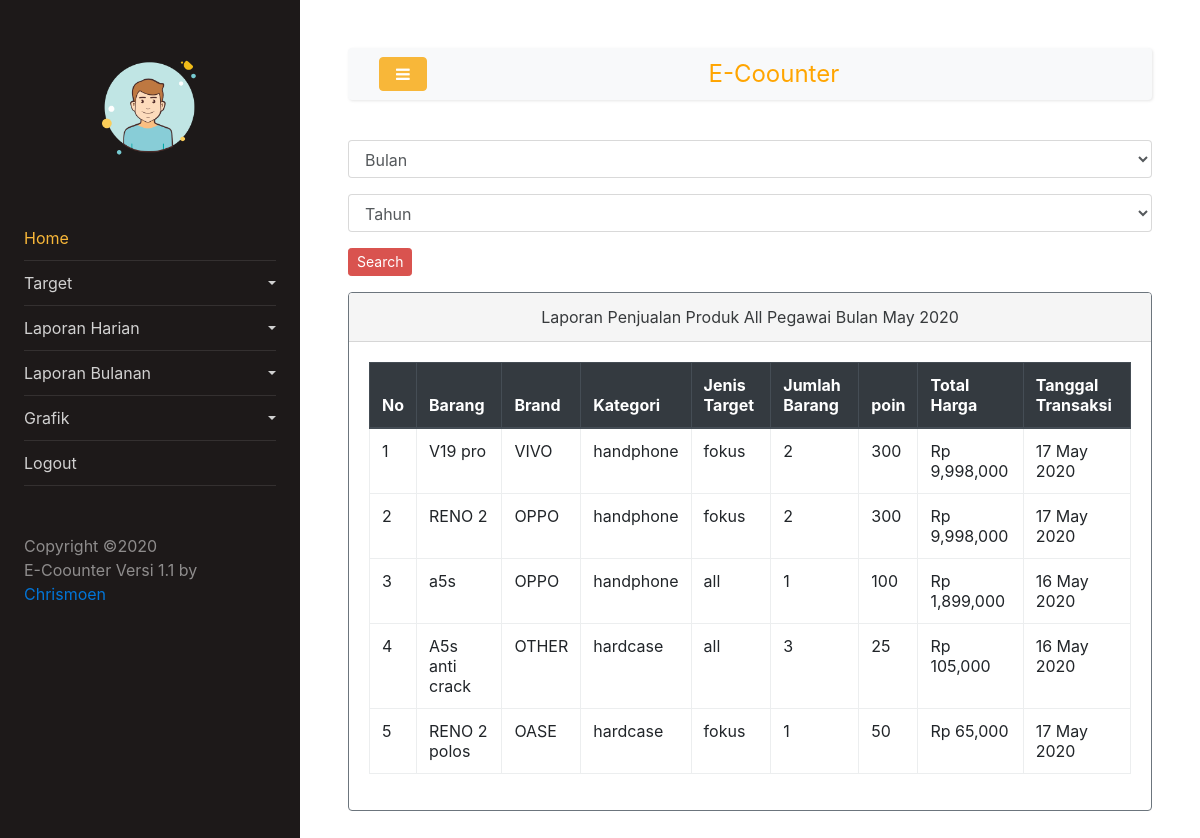
/coounter/pegawai/lap_produk_b, run on the app's committed database.
### tables this page shows
CREATE TABLE `transaksi` (
  `id_transaksi` int(11) NOT NULL,
  `no_transaksi` int(20) NOT NULL,
  `id_user` int(11) NOT NULL,
  `id_barang` int(11) NOT NULL,
  `keterangan` int(1) NOT NULL,
  `tgl_transaksi` date NOT NULL,
  `level` int(1) NOT NULL
);

CREATE TABLE `barang` (
  `id_barang` int(11) NOT NULL,
  `barang` varchar(100) NOT NULL,
  `id_brand` int(11) NOT NULL,
  `id_kategori` int(11) NOT NULL,
  `harga` double NOT NULL,
  `tipe` varchar(12) NOT NULL,
  `poin` double NOT NULL
);

CREATE TABLE `brand` (
  `id_brand` int(11) NOT NULL,
  `brand` varchar(100) NOT NULL
);

CREATE TABLE `kategori` (
  `id_kategori` int(11) NOT NULL,
  `kategori` varchar(50) NOT NULL
);

### coounter/application/controllers/pegawai.php (called while the page is built, shortened)
<?php
class Pegawai extends CI_Controller {
	 function __construct(){
		$this->load->helper('url');
		$this->load->library('session');
		$this->load->model('pegawai_model');
	}
		public function lap_produk_b()
		{
			$user=$this->session->userdata('user');
			extract($user);
			$bulan=date('m');
			$tahun=date('Y');
			$bulan1=date('Y-m');
				$data['level']=$level;
				$data['tgl_1']=$bulan1;
			$data['t_pegawai_i_barang']=$this->pegawai_model->get_all_transaksi_individu_barang_b($bulan,$tahun,$id_user);
			$data['t_pegawai_b_barang']=$this->pegawai_model->get_all_transaksi_b_barang_b ($bulan,$tahun);
			$this->load->view('pegawai/lap_produk_b',$data);
		}
}
?>

### coounter/index.php (called while the page is built, shortened)
<?php
require_once BASEPATH.'core/CodeIgniter.php';

### coounter/application/models/Pegawai_model.php (called while the page is built, shortened)
<?php
class Pegawai_model extends CI_Model
{
public function get_all_transaksi_individu_barang_b ($bulan,$tahun,$id_user)
{
$this->db->select('
					 id_transaksi,no_transaksi,count(barang) AS jum_barang, tgl_transaksi,SUM(harga) AS tot_harga,tipe,brand,kategori,barang,poin
				');
$this->db->from('transaksi');
$this->db->join('barang', 'barang.id_barang=transaksi.id_barang','left');
$this->db->join('brand', 'brand.id_brand=barang.id_brand','left');
$this->db->join('kategori', 'kategori.id_kategori=barang.id_kategori','left');
$this ->db->where('date_format(tgl_transaksi,"%m")', $bulan);
$this ->db->where('date_format(tgl_transaksi,"%Y")', $tahun);
$this ->db->where('keterangan', '1');
$this ->db->where('id_user', $id_user);
$this->db->group_by('barang');
$this->db->order_by('kategori','asc');
$query=$this->db->get();
return $query->result();
}
public function get_all_transaksi_b_barang_b ($bulan,$tahun)
{
$this->db->select('
					 id_transaksi,no_transaksi,count(barang) AS jum_barang, tgl_transaksi,SUM(harga) AS tot_harga,tipe,brand,kategori,barang,poin
				');
$this->db->from('transaksi');
$this->db->join('barang', 'barang.id_barang=transaksi.id_barang','left');
$this->db->join('brand', 'brand.id_brand=barang.id_brand','left');
$this->db->join('kategori', 'kategori.id_kategori=barang.id_kategori','left');
$this ->db->where('date_format(tgl_transaksi,"%m")', $bulan);
$this ->db->where('date_format(tgl_transaksi,"%Y")', $tahun);
$this ->db->where('keterangan', '1');
$this->db->group_by('barang');
$this->db->order_by('kategori','asc');
$query=$this->db->get();
return $query->result();
}
}
?>

### coounter/application/views/pegawai/lap_produk_b.php (the view, shortened to what this page needs)
<?php
	include 'menu.php';
?>
	<form action="<?php echo base_url(). 'pegawai/cari_lap_produk_b'; ?>" method="post">
				<div class="form-group">
			  <select  name="bln" class="form-control ">
			  <option value="" >Bulan</option>
			</select>
            </div>
			<div class="form-group">
			  <select  name="thn" class="form-control ">
			  <option value="" >Tahun</option>
			</select>
            </div>
			<button type="submit" class="btn btn-danger	btn-sm">Search</button>
	</form>
		 <div class="card border-secondary mb-3" style="max-width: 70rem;">
			  <div class="card-header"><center>	Laporan	Penjualan	Produk	All	Pegawai	Bulan	<?php echo date(' F Y',strtotime($tgl_1)); ?></center></div>
				<div class="card-body text-secondary">
			 		<div class="table-responsive">
					 <table class="table table-bordered" >
						<thead class="thead-dark ">
						<tr>
							<th>No</th>
							<th>Barang </th>
							<th> Brand</th>
							<th> Kategori</th>
							<th> Jenis	Target</th>
							<th> Jumlah	Barang</th>
							<th> poin</th>
							<th> Total	Harga</th>
							<th> Tanggal Transaksi</th>
							 </tr>
					</thead>
					<tbody>
						<?php
						$no=1;
						foreach($t_pegawai_b_barang as $transaksi){?>
						<tr>
						<td><?php echo $no++; ?></td>
						<td><?php echo $transaksi->barang; ?></td>
						<td><?php echo $transaksi->brand; ?></td>
						<td><?php echo $transaksi->kategori; ?></td>
						<td><?php echo $transaksi->tipe; ?></td>
						<td><?php echo $transaksi->jum_barang; ?></td>
						<td><?php echo $transaksi->poin; ?></td>
						<td>Rp <?php echo number_format($transaksi->tot_harga); ?></td>
						<td><?php echo date('d F Y',strtotime($transaksi->tgl_transaksi)) ?></td>
						</tr>
						<?php } ?>
					</tbody>
				</table>
			</div>
			</div>
		 </div>
 <?php
	include 'footer.php';
 ?>

### coounter/application/views/pegawai/menu.php (shortened to what this page needs)
<html lang="en">
  <head>
		<link rel="stylesheet" href="https://stackpath.bootstrapcdn.com/font-awesome/4.7.0/css/font-awesome.min.css">
		<link rel="stylesheet" href="<?php cetak(base_url());?>tem_pegawai/css/style.css">
		<link href="<?php cetak(base_url());?>asset/css/bootstrap.min.css" rel="stylesheet" type="text/css" media="all">
 <link href="<?php cetak(base_url());?>asset/flavorzoom_files/flavorzoom.css" rel="stylesheet" type="text/css">
	</head>
  <body>
		<div class="wrapper d-flex align-items-stretch">
			<nav id="sidebar">
				<div class="p-4 pt-5">
		  		<a href="#" class="img logo rounded-circle mb-5" style="background-image: url(<?php cetak(base_url());?>tem_pegawai/images/logo.png);"></a>
	        <ul class="list-unstyled components mb-5">
	          <li class="active">
	            <a href="<?php echo site_url('pegawai/index')?>" >Home</a>
	          </li>
	          <li>
	            <a href="#homeSubmenu" data-toggle="collapse" aria-expanded="false" class="dropdown-toggle">Target</a>
	          </li>
			  <li>
	            <a href="#homeSubmenu22" data-toggle="collapse" aria-expanded="false" class="dropdown-toggle">Laporan	Harian</a>
	          </li>
			   <li>
	            <a href="#homeSubmenu221" data-toggle="collapse" aria-expanded="false" class="dropdown-toggle">Laporan	Bulanan</a>
	          </li>
			   <li>
	            <a href="#homeSubmenu1221" data-toggle="collapse" aria-expanded="false" class="dropdown-toggle">Grafik</a>
	          </li>
	          <li>
              <a href="<?php echo site_url('Auth/logout')?>">Logout</a>
	          </li>
	        </ul>
	        <div class="footer">
	        	<p>
						  Copyright &copy;<script>document.write(new Date().getFullYear());</script> <br> E-Coounter Versi 1.1 <i class="icon-heart" aria-hidden="true"></i> by <a href="https://colorlib.com" target="_blank">Chrismoen</a>
						  </p>
	        </div>
	      </div>
    	</nav>
		   <div id="content" class="p-4 p-md-5">
        <nav class="navbar navbar-expand-lg navbar-light bg-light">
          <div class="container-fluid">
            <button type="button" id="sidebarCollapse" class="btn btn-primary">
              <i class="fa fa-bars"></i>
            </button>
             <div><font color="orange" size="5"> E-Coounter</font></div>
          </div>
        </nav>

### coounter/application/helpers/xss_helper.php
<?php
function cetak($str){
    echo htmlentities($str, ENT_QUOTES, 'UTF-8');
}

### coounter/application/views/pegawai/footer.php (shortened to what this page needs)
		</div>
		</div>
  </body>
</html>

### coounter/asset/flavorzoom_files/flavorzoom.css (style rules this page uses)
html { margin: 0px; padding: 0px; }
div, h1 { margin: 0px; padding: 0px; }

### data on the page
transaksi: id_barang.barang "V19 pro", brand.brand "VIVO", kategori.kategori "handphone", id_barang.tipe "fokus", jum_barang "2", id_barang.poin "300", tot_harga "9,998,000", tgl_transaksi "17 May 2020"
transaksi: id_barang.barang "RENO 2", brand.brand "OPPO", kategori.kategori "handphone", id_barang.tipe "fokus", jum_barang "2", id_barang.poin "300", tot_harga "9,998,000", tgl_transaksi "17 May 2020"
transaksi: id_barang.barang "a5s", brand.brand "OPPO", kategori.kategori "handphone", id_barang.tipe "all", jum_barang "1", id_barang.poin "100", tot_harga "1,899,000", tgl_transaksi "16 May 2020"
transaksi: id_barang.barang "A5s anti crack", brand.brand "OTHER", kategori.kategori "hardcase", id_barang.tipe "all", jum_barang "3", id_barang.poin "25", tot_harga "105,000", tgl_transaksi "16 May 2020"
transaksi: id_barang.barang "RENO 2 polos", brand.brand "OASE", kategori.kategori "hardcase", id_barang.tipe "fokus", jum_barang "1", id_barang.poin "50", tot_harga "65,000", tgl_transaksi "17 May 2020"

### other printed values
date(' F Y',strtotime($tgl_1)) "May 2020"
